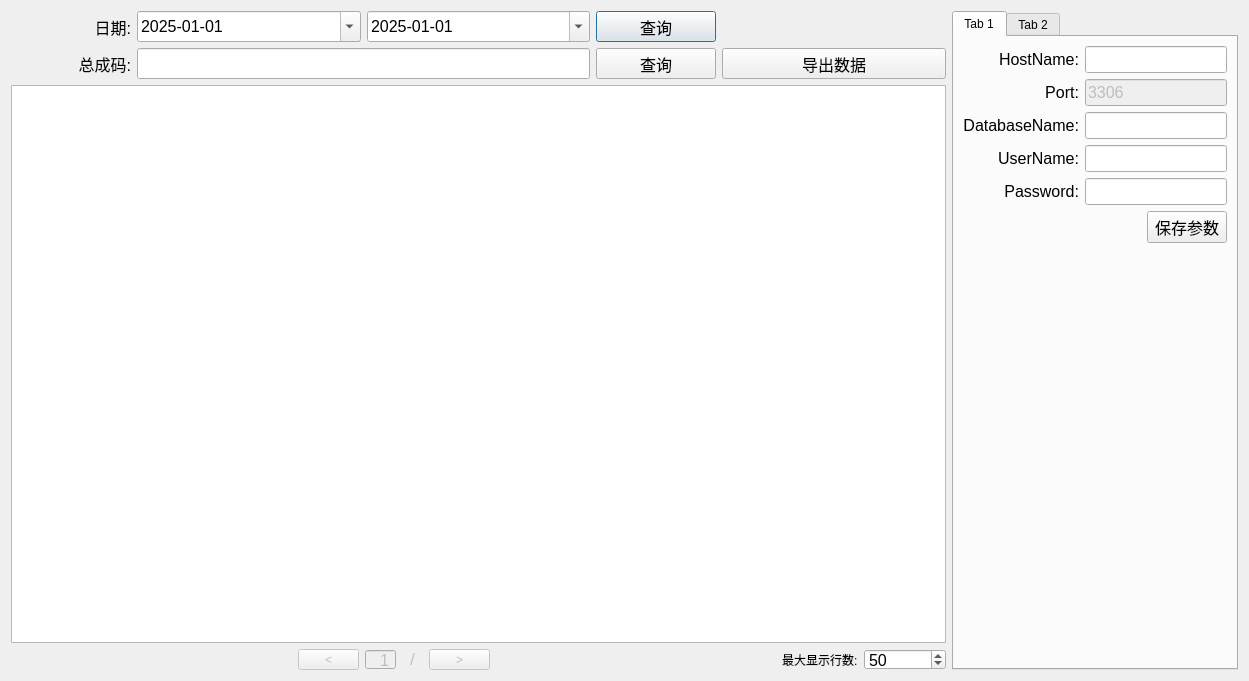
<?xml version="1.0" encoding="UTF-8"?>
<ui version="4.0">
 <class>MFormMysql</class>
 <widget class="QDialog" name="MFormMysql">
  <property name="geometry">
   <rect>
    <x>0</x>
    <y>0</y>
    <width>1249</width>
    <height>681</height>
   </rect>
  </property>
  <property name="windowTitle">
   <string/>
  </property>
  <layout class="QGridLayout" name="gridLayout_2">
   <item row="0" column="0">
    <layout class="QGridLayout" name="gridLayout">
     <item row="0" column="3">
      <widget class="QPushButton" name="BTN_query_datas_Date">
       <property name="sizePolicy">
        <sizepolicy hsizetype="Preferred" vsizetype="Preferred">
         <horstretch>0</horstretch>
         <verstretch>0</verstretch>
        </sizepolicy>
       </property>
       <property name="minimumSize">
        <size>
         <width>120</width>
         <height>31</height>
        </size>
       </property>
       <property name="maximumSize">
        <size>
         <width>120</width>
         <height>16777215</height>
        </size>
       </property>
       <property name="font">
        <font>
         <pointsize>12</pointsize>
        </font>
       </property>
       <property name="text">
        <string>查询</string>
       </property>
      </widget>
     </item>
     <item row="0" column="0">
      <widget class="QLabel" name="label_5">
       <property name="minimumSize">
        <size>
         <width>120</width>
         <height>31</height>
        </size>
       </property>
       <property name="maximumSize">
        <size>
         <width>120</width>
         <height>31</height>
        </size>
       </property>
       <property name="font">
        <font>
         <family>Arial</family>
         <pointsize>12</pointsize>
         <weight>50</weight>
         <bold>false</bold>
        </font>
       </property>
       <property name="text">
        <string>日期:</string>
       </property>
       <property name="alignment">
        <set>Qt::AlignRight|Qt::AlignTrailing|Qt::AlignVCenter</set>
       </property>
      </widget>
     </item>
     <item row="1" column="1" colspan="2">
      <widget class="QLineEdit" name="LE_LIKE">
       <property name="sizePolicy">
        <sizepolicy hsizetype="Expanding" vsizetype="Preferred">
         <horstretch>0</horstretch>
         <verstretch>0</verstretch>
        </sizepolicy>
       </property>
       <property name="minimumSize">
        <size>
         <width>0</width>
         <height>31</height>
        </size>
       </property>
       <property name="maximumSize">
        <size>
         <width>16777215</width>
         <height>31</height>
        </size>
       </property>
       <property name="font">
        <font>
         <family>Arial</family>
         <pointsize>12</pointsize>
         <weight>50</weight>
         <bold>false</bold>
        </font>
       </property>
       <property name="placeholderText">
        <string/>
       </property>
      </widget>
     </item>
     <item row="0" column="1">
      <widget class="QDateEdit" name="dateEdit_Begin">
       <property name="minimumSize">
        <size>
         <width>121</width>
         <height>31</height>
        </size>
       </property>
       <property name="maximumSize">
        <size>
         <width>16777215</width>
         <height>31</height>
        </size>
       </property>
       <property name="font">
        <font>
         <family>Arial</family>
         <pointsize>12</pointsize>
        </font>
       </property>
       <property name="styleSheet">
        <string notr="true"/>
       </property>
       <property name="readOnly">
        <bool>false</bool>
       </property>
       <property name="dateTime">
        <datetime>
         <hour>0</hour>
         <minute>0</minute>
         <second>0</second>
         <year>2025</year>
         <month>1</month>
         <day>1</day>
        </datetime>
       </property>
       <property name="displayFormat">
        <string>yyyy-MM-dd</string>
       </property>
       <property name="calendarPopup">
        <bool>true</bool>
       </property>
       <property name="date">
        <date>
         <year>2025</year>
         <month>1</month>
         <day>1</day>
        </date>
       </property>
      </widget>
     </item>
     <item row="1" column="0">
      <widget class="QLabel" name="label_6">
       <property name="minimumSize">
        <size>
         <width>100</width>
         <height>31</height>
        </size>
       </property>
       <property name="maximumSize">
        <size>
         <width>120</width>
         <height>31</height>
        </size>
       </property>
       <property name="font">
        <font>
         <family>Arial</family>
         <pointsize>12</pointsize>
         <weight>50</weight>
         <bold>false</bold>
        </font>
       </property>
       <property name="text">
        <string>总成码:</string>
       </property>
       <property name="alignment">
        <set>Qt::AlignRight|Qt::AlignTrailing|Qt::AlignVCenter</set>
       </property>
      </widget>
     </item>
     <item row="0" column="2">
      <widget class="QDateEdit" name="dateEdit_End">
       <property name="minimumSize">
        <size>
         <width>121</width>
         <height>31</height>
        </size>
       </property>
       <property name="maximumSize">
        <size>
         <width>16777215</width>
         <height>31</height>
        </size>
       </property>
       <property name="font">
        <font>
         <family>Arial</family>
         <pointsize>12</pointsize>
        </font>
       </property>
       <property name="dateTime">
        <datetime>
         <hour>0</hour>
         <minute>0</minute>
         <second>0</second>
         <year>2025</year>
         <month>1</month>
         <day>1</day>
        </datetime>
       </property>
       <property name="displayFormat">
        <string>yyyy-MM-dd</string>
       </property>
       <property name="calendarPopup">
        <bool>true</bool>
       </property>
       <property name="date">
        <date>
         <year>2025</year>
         <month>1</month>
         <day>1</day>
        </date>
       </property>
      </widget>
     </item>
     <item row="1" column="3">
      <widget class="QPushButton" name="BTN_query_datas">
       <property name="sizePolicy">
        <sizepolicy hsizetype="Preferred" vsizetype="Preferred">
         <horstretch>0</horstretch>
         <verstretch>0</verstretch>
        </sizepolicy>
       </property>
       <property name="minimumSize">
        <size>
         <width>120</width>
         <height>31</height>
        </size>
       </property>
       <property name="maximumSize">
        <size>
         <width>120</width>
         <height>16777215</height>
        </size>
       </property>
       <property name="font">
        <font>
         <pointsize>12</pointsize>
        </font>
       </property>
       <property name="text">
        <string>查询</string>
       </property>
      </widget>
     </item>
     <item row="1" column="4">
      <widget class="QPushButton" name="BTN_Export_Data">
       <property name="sizePolicy">
        <sizepolicy hsizetype="Preferred" vsizetype="Preferred">
         <horstretch>0</horstretch>
         <verstretch>0</verstretch>
        </sizepolicy>
       </property>
       <property name="minimumSize">
        <size>
         <width>120</width>
         <height>31</height>
        </size>
       </property>
       <property name="maximumSize">
        <size>
         <width>16777215</width>
         <height>16777215</height>
        </size>
       </property>
       <property name="font">
        <font>
         <pointsize>12</pointsize>
        </font>
       </property>
       <property name="text">
        <string>导出数据</string>
       </property>
      </widget>
     </item>
    </layout>
   </item>
   <item row="0" column="1" rowspan="3">
    <widget class="QTabWidget" name="tabWidget">
     <property name="sizePolicy">
      <sizepolicy hsizetype="Preferred" vsizetype="Expanding">
       <horstretch>0</horstretch>
       <verstretch>0</verstretch>
      </sizepolicy>
     </property>
     <widget class="QWidget" name="tab">
      <attribute name="title">
       <string>Tab 1</string>
      </attribute>
      <layout class="QVBoxLayout" name="verticalLayout_2">
       <item>
        <layout class="QGridLayout" name="gridLayout_8">
         <item row="2" column="1">
          <widget class="QLineEdit" name="Set_MysqlDatabaseName">
           <property name="sizePolicy">
            <sizepolicy hsizetype="Expanding" vsizetype="Preferred">
             <horstretch>0</horstretch>
             <verstretch>0</verstretch>
            </sizepolicy>
           </property>
           <property name="maximumSize">
            <size>
             <width>16777215</width>
             <height>31</height>
            </size>
           </property>
           <property name="font">
            <font>
             <family>Arial</family>
             <pointsize>12</pointsize>
             <weight>50</weight>
             <bold>false</bold>
            </font>
           </property>
          </widget>
         </item>
         <item row="3" column="1">
          <widget class="QLineEdit" name="Set_MysqlUserName">
           <property name="sizePolicy">
            <sizepolicy hsizetype="Expanding" vsizetype="Preferred">
             <horstretch>0</horstretch>
             <verstretch>0</verstretch>
            </sizepolicy>
           </property>
           <property name="maximumSize">
            <size>
             <width>16777215</width>
             <height>31</height>
            </size>
           </property>
           <property name="font">
            <font>
             <family>Arial</family>
             <pointsize>12</pointsize>
             <weight>50</weight>
             <bold>false</bold>
            </font>
           </property>
          </widget>
         </item>
         <item row="3" column="0">
          <widget class="QLabel" name="label_2">
           <property name="maximumSize">
            <size>
             <width>16777215</width>
             <height>31</height>
            </size>
           </property>
           <property name="font">
            <font>
             <family>Arial</family>
             <pointsize>12</pointsize>
             <weight>50</weight>
             <bold>false</bold>
            </font>
           </property>
           <property name="text">
            <string>UserName:</string>
           </property>
           <property name="alignment">
            <set>Qt::AlignRight|Qt::AlignTrailing|Qt::AlignVCenter</set>
           </property>
          </widget>
         </item>
         <item row="4" column="1">
          <widget class="QLineEdit" name="Set_MysqlPassword">
           <property name="sizePolicy">
            <sizepolicy hsizetype="Expanding" vsizetype="Preferred">
             <horstretch>0</horstretch>
             <verstretch>0</verstretch>
            </sizepolicy>
           </property>
           <property name="maximumSize">
            <size>
             <width>16777215</width>
             <height>31</height>
            </size>
           </property>
           <property name="font">
            <font>
             <family>Arial</family>
             <pointsize>12</pointsize>
             <weight>50</weight>
             <bold>false</bold>
            </font>
           </property>
           <property name="echoMode">
            <enum>QLineEdit::Password</enum>
           </property>
          </widget>
         </item>
         <item row="0" column="1">
          <widget class="QLineEdit" name="Set_MysqlHostName">
           <property name="sizePolicy">
            <sizepolicy hsizetype="Expanding" vsizetype="Preferred">
             <horstretch>0</horstretch>
             <verstretch>0</verstretch>
            </sizepolicy>
           </property>
           <property name="maximumSize">
            <size>
             <width>16777215</width>
             <height>31</height>
            </size>
           </property>
           <property name="font">
            <font>
             <family>Arial</family>
             <pointsize>12</pointsize>
             <weight>50</weight>
             <bold>false</bold>
            </font>
           </property>
          </widget>
         </item>
         <item row="0" column="0">
          <widget class="QLabel" name="label_7">
           <property name="maximumSize">
            <size>
             <width>16777215</width>
             <height>31</height>
            </size>
           </property>
           <property name="font">
            <font>
             <family>Arial</family>
             <pointsize>12</pointsize>
             <weight>50</weight>
             <bold>false</bold>
            </font>
           </property>
           <property name="text">
            <string>HostName:</string>
           </property>
           <property name="alignment">
            <set>Qt::AlignRight|Qt::AlignTrailing|Qt::AlignVCenter</set>
           </property>
          </widget>
         </item>
         <item row="2" column="0">
          <widget class="QLabel" name="label_3">
           <property name="maximumSize">
            <size>
             <width>16777215</width>
             <height>31</height>
            </size>
           </property>
           <property name="font">
            <font>
             <family>Arial</family>
             <pointsize>12</pointsize>
             <weight>50</weight>
             <bold>false</bold>
            </font>
           </property>
           <property name="text">
            <string>DatabaseName:</string>
           </property>
           <property name="alignment">
            <set>Qt::AlignRight|Qt::AlignTrailing|Qt::AlignVCenter</set>
           </property>
          </widget>
         </item>
         <item row="1" column="1">
          <widget class="QLineEdit" name="Set_MysqlPort">
           <property name="enabled">
            <bool>false</bool>
           </property>
           <property name="sizePolicy">
            <sizepolicy hsizetype="Expanding" vsizetype="Preferred">
             <horstretch>0</horstretch>
             <verstretch>0</verstretch>
            </sizepolicy>
           </property>
           <property name="maximumSize">
            <size>
             <width>16777215</width>
             <height>31</height>
            </size>
           </property>
           <property name="font">
            <font>
             <family>Arial</family>
             <pointsize>12</pointsize>
             <weight>50</weight>
             <bold>false</bold>
            </font>
           </property>
           <property name="text">
            <string>3306</string>
           </property>
          </widget>
         </item>
         <item row="4" column="0">
          <widget class="QLabel" name="label">
           <property name="maximumSize">
            <size>
             <width>16777215</width>
             <height>31</height>
            </size>
           </property>
           <property name="font">
            <font>
             <family>Arial</family>
             <pointsize>12</pointsize>
             <weight>50</weight>
             <bold>false</bold>
            </font>
           </property>
           <property name="text">
            <string>Password:</string>
           </property>
           <property name="alignment">
            <set>Qt::AlignRight|Qt::AlignTrailing|Qt::AlignVCenter</set>
           </property>
          </widget>
         </item>
         <item row="1" column="0">
          <widget class="QLabel" name="label_8">
           <property name="maximumSize">
            <size>
             <width>16777215</width>
             <height>31</height>
            </size>
           </property>
           <property name="font">
            <font>
             <family>Arial</family>
             <pointsize>12</pointsize>
             <weight>50</weight>
             <bold>false</bold>
            </font>
           </property>
           <property name="text">
            <string>Port:</string>
           </property>
           <property name="alignment">
            <set>Qt::AlignRight|Qt::AlignTrailing|Qt::AlignVCenter</set>
           </property>
          </widget>
         </item>
        </layout>
       </item>
       <item>
        <layout class="QHBoxLayout" name="horizontalLayout">
         <item>
          <spacer name="horizontalSpacer">
           <property name="orientation">
            <enum>Qt::Horizontal</enum>
           </property>
           <property name="sizeHint" stdset="0">
            <size>
             <width>40</width>
             <height>20</height>
            </size>
           </property>
          </spacer>
         </item>
         <item>
          <widget class="QPushButton" name="Btn_SavePars">
           <property name="sizePolicy">
            <sizepolicy hsizetype="Preferred" vsizetype="Preferred">
             <horstretch>0</horstretch>
             <verstretch>0</verstretch>
            </sizepolicy>
           </property>
           <property name="font">
            <font>
             <pointsize>12</pointsize>
            </font>
           </property>
           <property name="text">
            <string>保存参数</string>
           </property>
          </widget>
         </item>
        </layout>
       </item>
       <item>
        <spacer name="verticalSpacer">
         <property name="orientation">
          <enum>Qt::Vertical</enum>
         </property>
         <property name="sizeHint" stdset="0">
          <size>
           <width>20</width>
           <height>434</height>
          </size>
         </property>
        </spacer>
       </item>
      </layout>
     </widget>
     <widget class="QWidget" name="tab_2">
      <attribute name="title">
       <string>Tab 2</string>
      </attribute>
     </widget>
    </widget>
   </item>
   <item row="1" column="0">
    <widget class="QTableView" name="tableView">
     <property name="editTriggers">
      <set>QAbstractItemView::NoEditTriggers</set>
     </property>
     <attribute name="horizontalHeaderMinimumSectionSize">
      <number>80</number>
     </attribute>
     <attribute name="horizontalHeaderDefaultSectionSize">
      <number>80</number>
     </attribute>
     <attribute name="verticalHeaderMinimumSectionSize">
      <number>31</number>
     </attribute>
     <attribute name="verticalHeaderDefaultSectionSize">
      <number>31</number>
     </attribute>
    </widget>
   </item>
   <item row="2" column="0">
    <layout class="QHBoxLayout" name="horizontalLayout_2">
     <item>
      <spacer name="horizontalSpacer_2">
       <property name="orientation">
        <enum>Qt::Horizontal</enum>
       </property>
       <property name="sizeHint" stdset="0">
        <size>
         <width>40</width>
         <height>20</height>
        </size>
       </property>
      </spacer>
     </item>
     <item>
      <widget class="QPushButton" name="Btn_PageUp">
       <property name="enabled">
        <bool>false</bool>
       </property>
       <property name="sizePolicy">
        <sizepolicy hsizetype="Preferred" vsizetype="Preferred">
         <horstretch>0</horstretch>
         <verstretch>0</verstretch>
        </sizepolicy>
       </property>
       <property name="minimumSize">
        <size>
         <width>0</width>
         <height>21</height>
        </size>
       </property>
       <property name="maximumSize">
        <size>
         <width>61</width>
         <height>21</height>
        </size>
       </property>
       <property name="font">
        <font>
         <family>Arial</family>
         <pointsize>9</pointsize>
         <underline>false</underline>
        </font>
       </property>
       <property name="text">
        <string>&lt;</string>
       </property>
       <property name="autoDefault">
        <bool>false</bool>
       </property>
       <property name="default">
        <bool>false</bool>
       </property>
       <property name="flat">
        <bool>false</bool>
       </property>
      </widget>
     </item>
     <item>
      <widget class="QSpinBox" name="CurPage">
       <property name="enabled">
        <bool>false</bool>
       </property>
       <property name="minimumSize">
        <size>
         <width>0</width>
         <height>21</height>
        </size>
       </property>
       <property name="maximumSize">
        <size>
         <width>31</width>
         <height>21</height>
        </size>
       </property>
       <property name="font">
        <font>
         <family>Arial</family>
         <pointsize>12</pointsize>
         <weight>50</weight>
         <bold>false</bold>
         <underline>false</underline>
        </font>
       </property>
       <property name="frame">
        <bool>true</bool>
       </property>
       <property name="alignment">
        <set>Qt::AlignRight|Qt::AlignTrailing|Qt::AlignVCenter</set>
       </property>
       <property name="readOnly">
        <bool>true</bool>
       </property>
       <property name="buttonSymbols">
        <enum>QAbstractSpinBox::NoButtons</enum>
       </property>
       <property name="accelerated">
        <bool>false</bool>
       </property>
       <property name="minimum">
        <number>1</number>
       </property>
       <property name="maximum">
        <number>1000</number>
       </property>
      </widget>
     </item>
     <item>
      <widget class="QLabel" name="label_4">
       <property name="enabled">
        <bool>false</bool>
       </property>
       <property name="minimumSize">
        <size>
         <width>21</width>
         <height>21</height>
        </size>
       </property>
       <property name="maximumSize">
        <size>
         <width>21</width>
         <height>21</height>
        </size>
       </property>
       <property name="font">
        <font>
         <family>Arial</family>
         <pointsize>12</pointsize>
        </font>
       </property>
       <property name="text">
        <string>/</string>
       </property>
       <property name="alignment">
        <set>Qt::AlignCenter</set>
       </property>
      </widget>
     </item>
     <item>
      <widget class="QPushButton" name="Btn_PageDown">
       <property name="enabled">
        <bool>false</bool>
       </property>
       <property name="sizePolicy">
        <sizepolicy hsizetype="Preferred" vsizetype="Preferred">
         <horstretch>0</horstretch>
         <verstretch>0</verstretch>
        </sizepolicy>
       </property>
       <property name="minimumSize">
        <size>
         <width>0</width>
         <height>21</height>
        </size>
       </property>
       <property name="maximumSize">
        <size>
         <width>61</width>
         <height>21</height>
        </size>
       </property>
       <property name="font">
        <font>
         <family>Arial</family>
         <pointsize>9</pointsize>
         <underline>false</underline>
        </font>
       </property>
       <property name="text">
        <string>&gt;</string>
       </property>
       <property name="autoDefault">
        <bool>false</bool>
       </property>
       <property name="default">
        <bool>false</bool>
       </property>
       <property name="flat">
        <bool>false</bool>
       </property>
      </widget>
     </item>
     <item>
      <spacer name="horizontalSpacer_3">
       <property name="orientation">
        <enum>Qt::Horizontal</enum>
       </property>
       <property name="sizeHint" stdset="0">
        <size>
         <width>40</width>
         <height>20</height>
        </size>
       </property>
      </spacer>
     </item>
     <item>
      <widget class="QLabel" name="label_14">
       <property name="minimumSize">
        <size>
         <width>0</width>
         <height>21</height>
        </size>
       </property>
       <property name="maximumSize">
        <size>
         <width>16777215</width>
         <height>21</height>
        </size>
       </property>
       <property name="font">
        <font>
         <family>Arial</family>
         <pointsize>9</pointsize>
        </font>
       </property>
       <property name="text">
        <string>最大显示行数:</string>
       </property>
      </widget>
     </item>
     <item>
      <widget class="QSpinBox" name="allPage">
       <property name="sizePolicy">
        <sizepolicy hsizetype="Preferred" vsizetype="Preferred">
         <horstretch>0</horstretch>
         <verstretch>0</verstretch>
        </sizepolicy>
       </property>
       <property name="minimumSize">
        <size>
         <width>41</width>
         <height>21</height>
        </size>
       </property>
       <property name="maximumSize">
        <size>
         <width>16777215</width>
         <height>21</height>
        </size>
       </property>
       <property name="font">
        <font>
         <pointsize>12</pointsize>
        </font>
       </property>
       <property name="readOnly">
        <bool>false</bool>
       </property>
       <property name="minimum">
        <number>20</number>
       </property>
       <property name="maximum">
        <number>1000000</number>
       </property>
       <property name="singleStep">
        <number>5</number>
       </property>
       <property name="value">
        <number>50</number>
       </property>
      </widget>
     </item>
    </layout>
   </item>
  </layout>
 </widget>
 <resources/>
 <connections/>
</ui>
